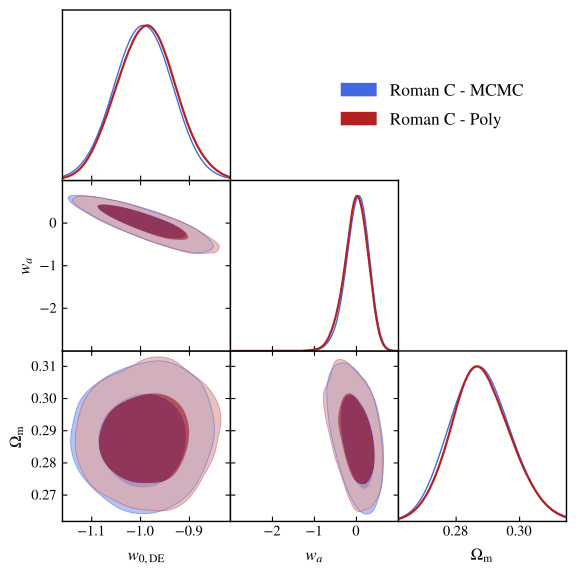

The Python source for this figure:
import getdist.plots as gplot
from getdist import MCSamples
from getdist import loadMCSamples
import os
import matplotlib
import subprocess
import matplotlib.pyplot as plt
import numpy as np

#DELETE TMP FILES
subprocess.Popen("rm .VM_P4_TMP[0-9].*", shell=True, cwd=".")

# GENERAL PLOT OPTIONS
matplotlib.rcParams['mathtext.fontset'] = 'stix'
matplotlib.rcParams['font.family'] = 'STIXGeneral'
matplotlib.rcParams['mathtext.rm'] = 'Bitstream Vera Sans'
matplotlib.rcParams['mathtext.it'] = 'Bitstream Vera Sans:italic'
matplotlib.rcParams['mathtext.bf'] = 'Bitstream Vera Sans:bold'
matplotlib.rcParams['xtick.bottom'] = True
matplotlib.rcParams['xtick.top'] = False
matplotlib.rcParams['ytick.right'] = False
matplotlib.rcParams['axes.edgecolor'] = 'black'
matplotlib.rcParams['axes.linewidth'] = '1.0'
matplotlib.rcParams['axes.labelsize'] = 'medium'
matplotlib.rcParams['axes.grid'] = True
matplotlib.rcParams['grid.linewidth'] = '0.0'
matplotlib.rcParams['grid.alpha'] = '0.18'
matplotlib.rcParams['grid.color'] = 'lightgray'
matplotlib.rcParams['legend.labelspacing'] = 0.77
matplotlib.rcParams['savefig.bbox'] = 'tight'
matplotlib.rcParams['savefig.format'] = 'pdf'

# ADDING NEFF AS DERIVED PARAMETER
parameter = [u'w',u'wa',u'omegam']
chaindir=r'.'
root_chains = ('EXAMPLE_MCMC2','EXAMPLE_POLY2')

analysissettings={'smooth_scale_1D':0.45,'smooth_scale_2D':0.45,'ignore_rows': u'0.5',
'range_confidence' : u'0.025'}

analysissettings2={'smooth_scale_1D':0.45,'smooth_scale_2D':0.45,'ignore_rows': u'0.0',
'range_confidence' : u'0.025'}

# --------------------------------------------------------------------------------
# --------------------------------------------------------------------------------
# --------------------------------------------------------------------------------
samples=loadMCSamples('./' + root_chains[1],settings=analysissettings2) 
p = samples.getParams()
samples.saveAsText('.VM_P4_TMP2')
# --------------------------------------------------------------------------------
# --------------------------------------------------------------------------------
# --------------------------------------------------------------------------------
samples=loadMCSamples('./' + root_chains[0],settings=analysissettings)
p = samples.getParams()
# --------------------------------------------------------------------------------
samples.addDerived(np.exp(p.logA)/10.0,name='1e9As',label='{10^9\\rm A_s}',
range=[np.exp(samples.getLower('logA'))/10.0,np.exp(samples.getUpper('logA'))/10.0])
# --------------------------------------------------------------------------------
samples.addDerived(p.omegach2*10.0,name='10omegach2',label='{10 \Omega_c h^2}',
range=[samples.getLower('omegach2')*10.0,samples.getUpper('omegach2')*10.0])
# --------------------------------------------------------------------------------
samples.addDerived(p.omegabh2*100.0,name='100omegabh2',label='{100 \Omega_b h^2}',
range=[samples.getLower('omegabh2')*100.0,samples.getUpper('omegabh2')*100.0])
# --------------------------------------------------------------------------------
samples.addDerived(p.ns*10.0,name='10ns',label='{10 n_s}',
range=[samples.getLower('ns')*10.0,samples.getUpper('ns')*10.0])
# --------------------------------------------------------------------------------
samples.addDerived(p.w0pwa-p.w,name='wa',label='{w_a}')
# --------------------------------------------------------------------------------
samples.saveAsText('.VM_P4_TMP1')


#GET DIST PLOT SETUP
g=gplot.getSubplotPlotter(chain_dir=chaindir,
analysis_settings=analysissettings2,width_inch=5.9)
g.settings.lw_contour = 1.2
g.settings.legend_rect_border = False
g.settings.figure_legend_frame = False
g.settings.axes_fontsize = 13.5
g.settings.legend_fontsize = 15.5
g.settings.alpha_filled_add = 0.7
g.settings.lab_fontsize=15
g.legend_labels=False

param_3d = None
g.triangle_plot(['.VM_P4_TMP1','.VM_P4_TMP2'],parameter,
plot_3d_with_param=param_3d,line_args=[
{'lw': 1.0,'ls': 'solid', 'color':'royalblue'},
{'lw': 1.6,'ls': 'solid', 'color':'firebrick'},
{'lw': 1.9,'ls': 'dashed', 'color':'black'}],
contour_colors=['royalblue','firebrick','black'],
filled=True,shaded=False,
legend_labels=['Roman C - MCMC','Roman C - Poly'],legend_loc=(0.58,0.765),
imax_shaded=0)
g.export()

#DELETE TMP FILES
subprocess.Popen("rm .VM_P4_TMP[0-9].*", shell=True, cwd=".")
